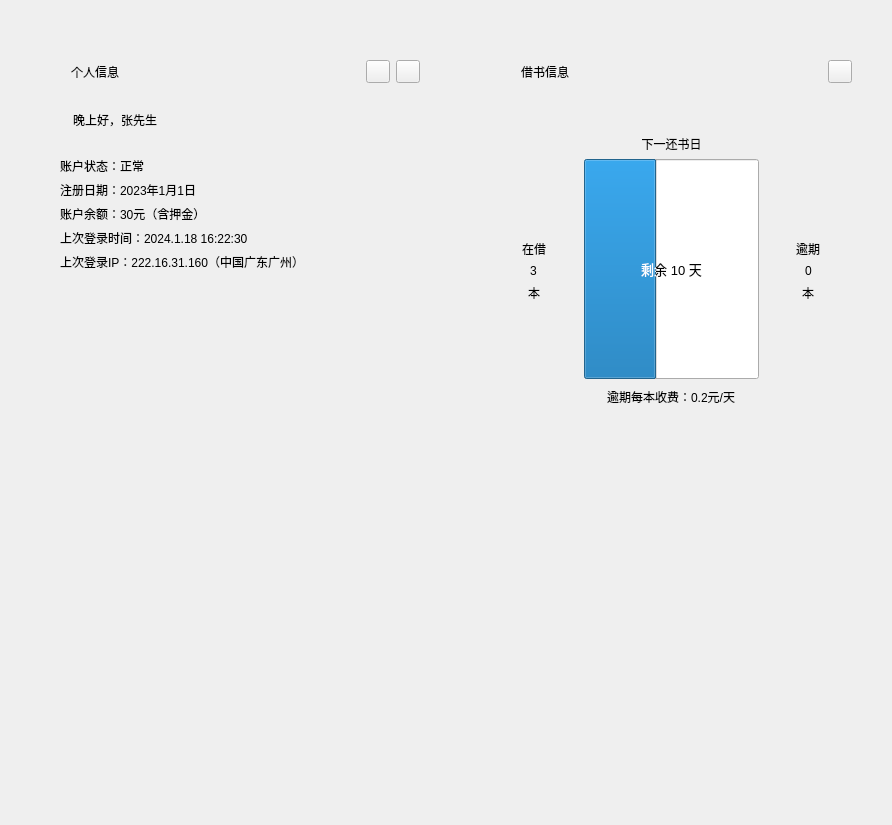
<?xml version="1.0" encoding="UTF-8"?>
<ui version="4.0">
 <class>MyPage</class>
 <widget class="QWidget" name="MyPage">
  <property name="geometry">
   <rect>
    <x>0</x>
    <y>0</y>
    <width>892</width>
    <height>825</height>
   </rect>
  </property>
  <property name="windowTitle">
   <string>Form</string>
  </property>
  <layout class="QHBoxLayout" name="horizontalLayout_3">
   <item>
    <layout class="QGridLayout" name="gridLayout" columnstretch="1,0,0">
     <property name="sizeConstraint">
      <enum>QLayout::SetDefaultConstraint</enum>
     </property>
     <property name="leftMargin">
      <number>20</number>
     </property>
     <property name="topMargin">
      <number>40</number>
     </property>
     <property name="rightMargin">
      <number>20</number>
     </property>
     <property name="bottomMargin">
      <number>20</number>
     </property>
     <property name="spacing">
      <number>12</number>
     </property>
     <item row="1" column="0">
      <spacer name="verticalSpacer">
       <property name="orientation">
        <enum>Qt::Vertical</enum>
       </property>
       <property name="sizeHint" stdset="0">
        <size>
         <width>20</width>
         <height>40</height>
        </size>
       </property>
      </spacer>
     </item>
     <item row="0" column="2">
      <widget class="CardWidget" name="BorrowInfoCard">
       <property name="sizePolicy">
        <sizepolicy hsizetype="Expanding" vsizetype="Fixed">
         <horstretch>0</horstretch>
         <verstretch>0</verstretch>
        </sizepolicy>
       </property>
       <property name="minimumSize">
        <size>
         <width>380</width>
         <height>410</height>
        </size>
       </property>
       <property name="maximumSize">
        <size>
         <width>600</width>
         <height>410</height>
        </size>
       </property>
       <layout class="QVBoxLayout" name="verticalLayout_4">
        <property name="sizeConstraint">
         <enum>QLayout::SetDefaultConstraint</enum>
        </property>
        <item>
         <layout class="QVBoxLayout" name="verticalLayout_2" stretch="0,0">
          <property name="sizeConstraint">
           <enum>QLayout::SetMinAndMaxSize</enum>
          </property>
          <item>
           <layout class="QHBoxLayout" name="horizontalLayout_4">
            <property name="leftMargin">
             <number>5</number>
            </property>
            <item>
             <widget class="IconWidget" name="rentInfoIcon">
              <property name="minimumSize">
               <size>
                <width>18</width>
                <height>18</height>
               </size>
              </property>
              <property name="maximumSize">
               <size>
                <width>18</width>
                <height>18</height>
               </size>
              </property>
              <property name="icon">
               <iconset resource="../../resource.qrc">
                <normaloff>:/images/todo.png</normaloff>:/images/todo.png</iconset>
              </property>
             </widget>
            </item>
            <item>
             <spacer name="horizontalSpacer_8">
              <property name="orientation">
               <enum>Qt::Horizontal</enum>
              </property>
              <property name="sizeType">
               <enum>QSizePolicy::Fixed</enum>
              </property>
              <property name="sizeHint" stdset="0">
               <size>
                <width>2</width>
                <height>20</height>
               </size>
              </property>
             </spacer>
            </item>
            <item>
             <widget class="StrongBodyLabel" name="BorrowInfoLabel">
              <property name="text">
               <string>借书信息</string>
              </property>
             </widget>
            </item>
            <item>
             <spacer name="horizontalSpacer_9">
              <property name="orientation">
               <enum>Qt::Horizontal</enum>
              </property>
              <property name="sizeHint" stdset="0">
               <size>
                <width>40</width>
                <height>20</height>
               </size>
              </property>
             </spacer>
            </item>
            <item alignment="Qt::AlignRight">
             <widget class="TransparentToolButton" name="pinBorrowButton"/>
            </item>
           </layout>
          </item>
          <item>
           <layout class="QHBoxLayout" name="horizontalLayout_5" stretch="1,2,1">
            <property name="sizeConstraint">
             <enum>QLayout::SetMinAndMaxSize</enum>
            </property>
            <item>
             <layout class="QVBoxLayout" name="verticalLayout_5">
              <item>
               <spacer name="verticalSpacer_5">
                <property name="orientation">
                 <enum>Qt::Vertical</enum>
                </property>
                <property name="sizeHint" stdset="0">
                 <size>
                  <width>20</width>
                  <height>40</height>
                 </size>
                </property>
               </spacer>
              </item>
              <item alignment="Qt::AlignHCenter|Qt::AlignVCenter">
               <widget class="BodyLabel" name="BorrowedAmountsLabel">
                <property name="text">
                 <string>在借</string>
                </property>
               </widget>
              </item>
              <item alignment="Qt::AlignHCenter|Qt::AlignVCenter">
               <widget class="LargeTitleLabel" name="BorrowedBookAmountsLabel">
                <property name="text">
                 <string>3</string>
                </property>
               </widget>
              </item>
              <item alignment="Qt::AlignHCenter|Qt::AlignVCenter">
               <widget class="BodyLabel" name="BorrowedAmountsUnitLabel">
                <property name="text">
                 <string>本</string>
                </property>
               </widget>
              </item>
              <item>
               <spacer name="verticalSpacer_6">
                <property name="orientation">
                 <enum>Qt::Vertical</enum>
                </property>
                <property name="sizeHint" stdset="0">
                 <size>
                  <width>20</width>
                  <height>40</height>
                 </size>
                </property>
               </spacer>
              </item>
             </layout>
            </item>
            <item>
             <layout class="QVBoxLayout" name="verticalLayout_10" stretch="0,0,1,0,0,0">
              <item>
               <spacer name="verticalSpacer_15">
                <property name="orientation">
                 <enum>Qt::Vertical</enum>
                </property>
                <property name="sizeHint" stdset="0">
                 <size>
                  <width>20</width>
                  <height>40</height>
                 </size>
                </property>
               </spacer>
              </item>
              <item>
               <widget class="SubtitleLabel" name="NexDueDatetLabel">
                <property name="text">
                 <string>下一还书日</string>
                </property>
                <property name="alignment">
                 <set>Qt::AlignCenter</set>
                </property>
               </widget>
              </item>
              <item>
               <widget class="ProgressRing" name="progressRing">
                <property name="sizePolicy">
                 <sizepolicy hsizetype="Expanding" vsizetype="Expanding">
                  <horstretch>1</horstretch>
                  <verstretch>1</verstretch>
                 </sizepolicy>
                </property>
                <property name="minimumSize">
                 <size>
                  <width>150</width>
                  <height>150</height>
                 </size>
                </property>
                <property name="maximumSize">
                 <size>
                  <width>220</width>
                  <height>220</height>
                 </size>
                </property>
                <property name="font">
                 <font>
                  <family>Microsoft YaHei UI</family>
                  <pointsize>10</pointsize>
                  <bold>false</bold>
                 </font>
                </property>
                <property name="maximum">
                 <number>24</number>
                </property>
                <property name="value">
                 <number>10</number>
                </property>
                <property name="alignment">
                 <set>Qt::AlignCenter</set>
                </property>
                <property name="textVisible">
                 <bool>true</bool>
                </property>
                <property name="orientation">
                 <enum>Qt::Horizontal</enum>
                </property>
                <property name="textDirection">
                 <enum>QProgressBar::TopToBottom</enum>
                </property>
                <property name="format">
                 <string>剩余 %v 天</string>
                </property>
                <property name="useAni">
                 <bool>false</bool>
                </property>
                <property name="val">
                 <double>10.000000000000000</double>
                </property>
                <property name="strokeWidth">
                 <number>15</number>
                </property>
               </widget>
              </item>
              <item>
               <spacer name="verticalSpacer_16">
                <property name="orientation">
                 <enum>Qt::Vertical</enum>
                </property>
                <property name="sizeType">
                 <enum>QSizePolicy::Fixed</enum>
                </property>
                <property name="sizeHint" stdset="0">
                 <size>
                  <width>20</width>
                  <height>3</height>
                 </size>
                </property>
               </spacer>
              </item>
              <item alignment="Qt::AlignHCenter">
               <widget class="BodyLabel" name="BorrowInfoCardMessage">
                <property name="text">
                 <string>逾期每本收费：0.2元/天</string>
                </property>
               </widget>
              </item>
              <item>
               <spacer name="verticalSpacer_13">
                <property name="orientation">
                 <enum>Qt::Vertical</enum>
                </property>
                <property name="sizeHint" stdset="0">
                 <size>
                  <width>20</width>
                  <height>40</height>
                 </size>
                </property>
               </spacer>
              </item>
             </layout>
            </item>
            <item>
             <layout class="QVBoxLayout" name="verticalLayout_6">
              <item>
               <spacer name="verticalSpacer_9">
                <property name="orientation">
                 <enum>Qt::Vertical</enum>
                </property>
                <property name="sizeHint" stdset="0">
                 <size>
                  <width>20</width>
                  <height>40</height>
                 </size>
                </property>
               </spacer>
              </item>
              <item alignment="Qt::AlignHCenter|Qt::AlignVCenter">
               <widget class="BodyLabel" name="OverdueAmountsLabel">
                <property name="text">
                 <string>逾期</string>
                </property>
               </widget>
              </item>
              <item alignment="Qt::AlignHCenter">
               <widget class="LargeTitleLabel" name="OverdueBookAmountsLabel">
                <property name="text">
                 <string>0</string>
                </property>
               </widget>
              </item>
              <item alignment="Qt::AlignHCenter">
               <widget class="BodyLabel" name="OverdueAmountsUnitLabel">
                <property name="text">
                 <string>本</string>
                </property>
               </widget>
              </item>
              <item>
               <spacer name="verticalSpacer_10">
                <property name="orientation">
                 <enum>Qt::Vertical</enum>
                </property>
                <property name="sizeHint" stdset="0">
                 <size>
                  <width>20</width>
                  <height>40</height>
                 </size>
                </property>
               </spacer>
              </item>
             </layout>
            </item>
           </layout>
          </item>
         </layout>
        </item>
       </layout>
      </widget>
     </item>
     <item row="0" column="0">
      <widget class="CardWidget" name="personalInfoCard">
       <property name="sizePolicy">
        <sizepolicy hsizetype="Preferred" vsizetype="Preferred">
         <horstretch>0</horstretch>
         <verstretch>0</verstretch>
        </sizepolicy>
       </property>
       <property name="minimumSize">
        <size>
         <width>380</width>
         <height>0</height>
        </size>
       </property>
       <property name="maximumSize">
        <size>
         <width>600</width>
         <height>410</height>
        </size>
       </property>
       <property name="styleSheet">
        <string notr="true"/>
       </property>
       <layout class="QVBoxLayout" name="verticalLayout_3">
        <property name="sizeConstraint">
         <enum>QLayout::SetDefaultConstraint</enum>
        </property>
        <item>
         <layout class="QVBoxLayout" name="verticalLayout">
          <property name="sizeConstraint">
           <enum>QLayout::SetDefaultConstraint</enum>
          </property>
          <item>
           <layout class="QHBoxLayout" name="horizontalLayout_2">
            <property name="leftMargin">
             <number>5</number>
            </property>
            <item>
             <widget class="IconWidget" name="personInfoIcon">
              <property name="minimumSize">
               <size>
                <width>20</width>
                <height>20</height>
               </size>
              </property>
              <property name="maximumSize">
               <size>
                <width>20</width>
                <height>20</height>
               </size>
              </property>
              <property name="icon">
               <iconset resource="../../resource.qrc">
                <normaloff>:/images/tips.png</normaloff>:/images/tips.png</iconset>
              </property>
             </widget>
            </item>
            <item>
             <widget class="StrongBodyLabel" name="personalInfoLabel">
              <property name="text">
               <string>个人信息</string>
              </property>
             </widget>
            </item>
            <item>
             <spacer name="horizontalSpacer">
              <property name="orientation">
               <enum>Qt::Horizontal</enum>
              </property>
              <property name="sizeHint" stdset="0">
               <size>
                <width>40</width>
                <height>20</height>
               </size>
              </property>
             </spacer>
            </item>
            <item>
             <widget class="TransparentToolButton" name="pinPersonButton"/>
            </item>
            <item>
             <widget class="TransparentToolButton" name="moreButton"/>
            </item>
           </layout>
          </item>
          <item>
           <layout class="QVBoxLayout" name="verticalLayout_11">
            <property name="leftMargin">
             <number>20</number>
            </property>
            <item>
             <layout class="QHBoxLayout" name="horizontalLayout" stretch="0,0,0">
              <property name="leftMargin">
               <number>0</number>
              </property>
              <item>
               <widget class="QLabel" name="label">
                <property name="sizePolicy">
                 <sizepolicy hsizetype="Preferred" vsizetype="Expanding">
                  <horstretch>0</horstretch>
                  <verstretch>0</verstretch>
                 </sizepolicy>
                </property>
                <property name="maximumSize">
                 <size>
                  <width>96</width>
                  <height>96</height>
                 </size>
                </property>
                <property name="text">
                 <string/>
                </property>
                <property name="pixmap">
                 <pixmap resource="../../resource.qrc">:/images/avatar.png</pixmap>
                </property>
                <property name="scaledContents">
                 <bool>true</bool>
                </property>
               </widget>
              </item>
              <item>
               <widget class="SubtitleLabel" name="welcomeLabel">
                <property name="text">
                 <string>晚上好，张先生</string>
                </property>
                <property name="alignment">
                 <set>Qt::AlignLeading|Qt::AlignLeft|Qt::AlignVCenter</set>
                </property>
                <property name="margin">
                 <number>20</number>
                </property>
               </widget>
              </item>
              <item>
               <spacer name="horizontalSpacer_3">
                <property name="orientation">
                 <enum>Qt::Horizontal</enum>
                </property>
                <property name="sizeHint" stdset="0">
                 <size>
                  <width>40</width>
                  <height>20</height>
                 </size>
                </property>
               </spacer>
              </item>
             </layout>
            </item>
            <item>
             <widget class="BodyLabel" name="BodyLabel_3">
              <property name="text">
               <string>账户状态：正常</string>
              </property>
             </widget>
            </item>
            <item>
             <widget class="BodyLabel" name="BodyLabel_2">
              <property name="text">
               <string>注册日期：2023年1月1日</string>
              </property>
             </widget>
            </item>
            <item>
             <widget class="BodyLabel" name="BodyLabel">
              <property name="text">
               <string>账户余额：30元（含押金）</string>
              </property>
             </widget>
            </item>
            <item>
             <widget class="BodyLabel" name="lastLoginTimeHintLabel">
              <property name="text">
               <string>上次登录时间：2024.1.18 16:22:30</string>
              </property>
              <property name="alignment">
               <set>Qt::AlignLeading|Qt::AlignLeft|Qt::AlignVCenter</set>
              </property>
             </widget>
            </item>
            <item>
             <widget class="BodyLabel" name="lastLoginIpHintLabel">
              <property name="text">
               <string>上次登录IP：222.16.31.160（中国广东广州）</string>
              </property>
             </widget>
            </item>
           </layout>
          </item>
          <item>
           <spacer name="verticalSpacer_2">
            <property name="orientation">
             <enum>Qt::Vertical</enum>
            </property>
            <property name="sizeHint" stdset="0">
             <size>
              <width>20</width>
              <height>40</height>
             </size>
            </property>
           </spacer>
          </item>
         </layout>
        </item>
       </layout>
      </widget>
     </item>
     <item row="0" column="1">
      <spacer name="horizontalSpacer_2">
       <property name="orientation">
        <enum>Qt::Horizontal</enum>
       </property>
       <property name="sizeType">
        <enum>QSizePolicy::Maximum</enum>
       </property>
       <property name="sizeHint" stdset="0">
        <size>
         <width>40</width>
         <height>20</height>
        </size>
       </property>
      </spacer>
     </item>
    </layout>
   </item>
  </layout>
 </widget>
 <customwidgets>
  <customwidget>
   <class>ToolButton</class>
   <extends>QToolButton</extends>
   <header>qfluentwidgets</header>
  </customwidget>
  <customwidget>
   <class>TransparentToolButton</class>
   <extends>ToolButton</extends>
   <header>qfluentwidgets</header>
  </customwidget>
  <customwidget>
   <class>IconWidget</class>
   <extends>QWidget</extends>
   <header>qfluentwidgets</header>
  </customwidget>
  <customwidget>
   <class>CardWidget</class>
   <extends>QFrame</extends>
   <header>qfluentwidgets</header>
   <container>1</container>
  </customwidget>
  <customwidget>
   <class>BodyLabel</class>
   <extends>QLabel</extends>
   <header>qfluentwidgets</header>
  </customwidget>
  <customwidget>
   <class>StrongBodyLabel</class>
   <extends>QLabel</extends>
   <header>qfluentwidgets</header>
  </customwidget>
  <customwidget>
   <class>SubtitleLabel</class>
   <extends>QLabel</extends>
   <header>qfluentwidgets</header>
  </customwidget>
  <customwidget>
   <class>LargeTitleLabel</class>
   <extends>QLabel</extends>
   <header>qfluentwidgets</header>
  </customwidget>
  <customwidget>
   <class>ProgressBar</class>
   <extends>QProgressBar</extends>
   <header>qfluentwidgets</header>
  </customwidget>
  <customwidget>
   <class>ProgressRing</class>
   <extends>ProgressBar</extends>
   <header>qfluentwidgets</header>
  </customwidget>
 </customwidgets>
 <resources>
  <include location="../../resource.qrc"/>
 </resources>
 <connections/>
</ui>
